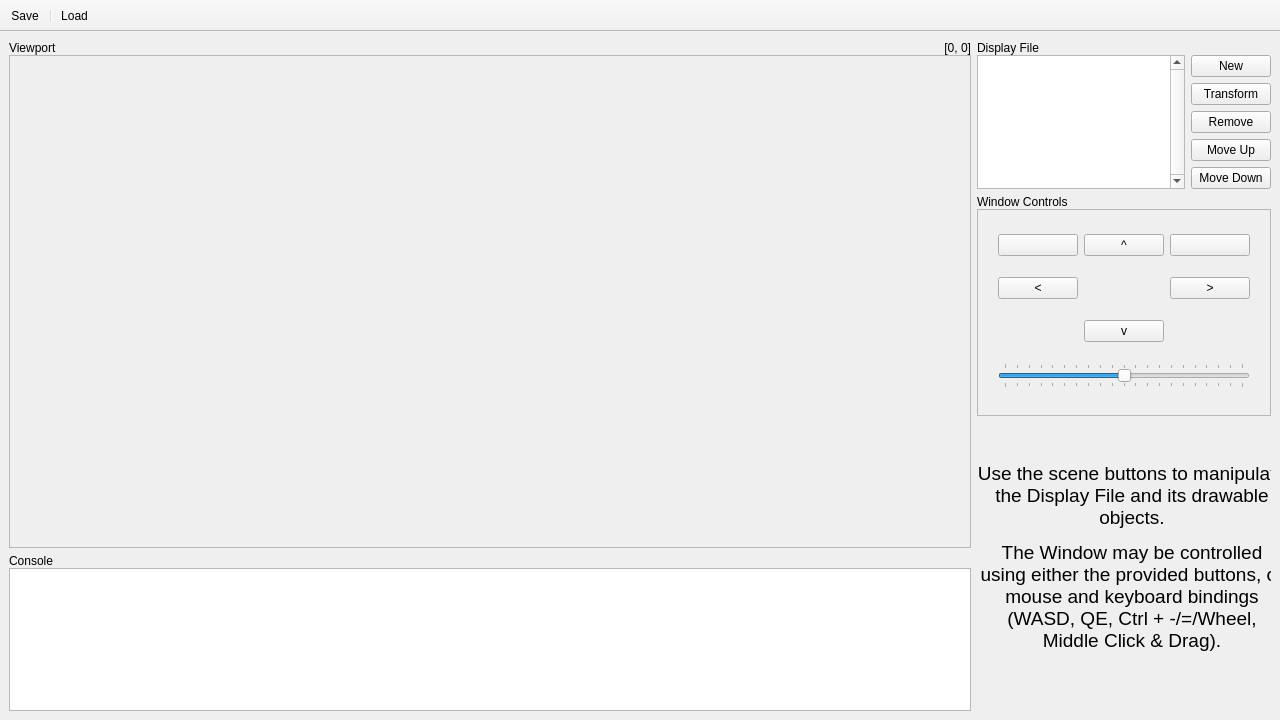
<?xml version="1.0" encoding="UTF-8"?>
<ui version="4.0">
 <class>MainWindow</class>
 <widget class="QMainWindow" name="MainWindow">
  <property name="enabled">
   <bool>true</bool>
  </property>
  <property name="geometry">
   <rect>
    <x>0</x>
    <y>0</y>
    <width>1280</width>
    <height>720</height>
   </rect>
  </property>
  <property name="windowTitle">
   <string>Interactive Graphical System - INE5420-CG</string>
  </property>
  <widget class="QWidget" name="centralwidget">
   <property name="sizePolicy">
    <sizepolicy hsizetype="Expanding" vsizetype="Expanding">
     <horstretch>1</horstretch>
     <verstretch>1</verstretch>
    </sizepolicy>
   </property>
   <layout class="QGridLayout" name="gridLayout" rowstretch="4,7,4,5" columnstretch="4,1">
    <item row="0" column="1">
     <layout class="QVBoxLayout" name="displayFileLayout" stretch="0,1">
      <property name="spacing">
       <number>0</number>
      </property>
      <item>
       <widget class="QLabel" name="sceneLabel">
        <property name="toolTip">
         <string>Scene</string>
        </property>
        <property name="text">
         <string>Display File</string>
        </property>
       </widget>
      </item>
      <item>
       <layout class="QHBoxLayout" name="scenelLayout" stretch="1,0">
        <property name="spacing">
         <number>6</number>
        </property>
        <item>
         <widget class="QListWidget" name="displayFile">
          <property name="verticalScrollBarPolicy">
           <enum>Qt::ScrollBarAlwaysOn</enum>
          </property>
          <property name="selectionRectVisible">
           <bool>true</bool>
          </property>
          <property name="currentRow">
           <number>-1</number>
          </property>
         </widget>
        </item>
        <item>
         <layout class="QVBoxLayout" name="actionsLayout">
          <item>
           <widget class="QPushButton" name="newButton">
            <property name="text">
             <string>New</string>
            </property>
           </widget>
          </item>
          <item>
           <widget class="QPushButton" name="transformButton">
            <property name="text">
             <string>Transform</string>
            </property>
           </widget>
          </item>
          <item>
           <widget class="QPushButton" name="removeButton">
            <property name="text">
             <string>Remove</string>
            </property>
           </widget>
          </item>
          <item>
           <widget class="QPushButton" name="upListButton">
            <property name="text">
             <string>Move Up</string>
            </property>
           </widget>
          </item>
          <item>
           <widget class="QPushButton" name="downListButton">
            <property name="text">
             <string>Move Down</string>
            </property>
           </widget>
          </item>
         </layout>
        </item>
       </layout>
      </item>
     </layout>
    </item>
    <item row="1" column="1">
     <layout class="QVBoxLayout" name="windowLayout" stretch="0,1">
      <property name="spacing">
       <number>0</number>
      </property>
      <item>
       <widget class="QLabel" name="controlLabel">
        <property name="toolTip">
         <string>Camera</string>
        </property>
        <property name="text">
         <string>Window Controls</string>
        </property>
       </widget>
      </item>
      <item>
       <widget class="QFrame" name="controlFrame">
        <property name="frameShape">
         <enum>QFrame::StyledPanel</enum>
        </property>
        <property name="frameShadow">
         <enum>QFrame::Sunken</enum>
        </property>
        <layout class="QGridLayout" name="controlLayout" rowstretch="0,0,0,1">
         <property name="leftMargin">
          <number>20</number>
         </property>
         <property name="rightMargin">
          <number>20</number>
         </property>
         <item row="0" column="1">
          <widget class="QPushButton" name="upBtn">
           <property name="text">
            <string>^</string>
           </property>
           <property name="autoRepeat">
            <bool>true</bool>
           </property>
          </widget>
         </item>
         <item row="1" column="0">
          <widget class="QPushButton" name="leftBtn">
           <property name="text">
            <string notr="true">&lt;</string>
           </property>
           <property name="autoRepeat">
            <bool>true</bool>
           </property>
          </widget>
         </item>
         <item row="1" column="2">
          <widget class="QPushButton" name="rightBtn">
           <property name="text">
            <string notr="true">&gt;</string>
           </property>
           <property name="autoRepeat">
            <bool>true</bool>
           </property>
          </widget>
         </item>
         <item row="2" column="1">
          <widget class="QPushButton" name="downBtn">
           <property name="text">
            <string>v</string>
           </property>
           <property name="autoRepeat">
            <bool>true</bool>
           </property>
          </widget>
         </item>
         <item row="3" column="0" colspan="3">
          <widget class="QSlider" name="zoomSlider">
           <property name="focusPolicy">
            <enum>Qt::WheelFocus</enum>
           </property>
           <property name="minimum">
            <number>0</number>
           </property>
           <property name="maximum">
            <number>100</number>
           </property>
           <property name="value">
            <number>50</number>
           </property>
           <property name="orientation">
            <enum>Qt::Horizontal</enum>
           </property>
           <property name="tickPosition">
            <enum>QSlider::TicksBothSides</enum>
           </property>
           <property name="tickInterval">
            <number>5</number>
           </property>
          </widget>
         </item>
         <item row="0" column="2">
          <widget class="QPushButton" name="tiltRightBtn">
           <property name="text">
            <string/>
           </property>
           <property name="icon">
            <iconset theme="object-rotate-right">
             <normaloff>.</normaloff>.</iconset>
           </property>
           <property name="autoRepeat">
            <bool>true</bool>
           </property>
          </widget>
         </item>
         <item row="0" column="0">
          <widget class="QPushButton" name="tiltLeftBtn">
           <property name="text">
            <string/>
           </property>
           <property name="icon">
            <iconset theme="object-rotate-left">
             <normaloff>.</normaloff>.</iconset>
           </property>
           <property name="autoRepeat">
            <bool>true</bool>
           </property>
          </widget>
         </item>
        </layout>
       </widget>
      </item>
     </layout>
    </item>
    <item row="0" column="0" rowspan="3">
     <layout class="QGridLayout" name="viewportLayout" rowstretch="0,1">
      <property name="horizontalSpacing">
       <number>2</number>
      </property>
      <property name="verticalSpacing">
       <number>0</number>
      </property>
      <item row="0" column="0">
       <widget class="QLabel" name="viewportLabel">
        <property name="text">
         <string notr="true">Viewport</string>
        </property>
       </widget>
      </item>
      <item row="0" column="1">
       <widget class="QLabel" name="eyePositionLabel">
        <property name="text">
         <string notr="true">[0, 0]</string>
        </property>
        <property name="alignment">
         <set>Qt::AlignRight|Qt::AlignTrailing|Qt::AlignVCenter</set>
        </property>
       </widget>
      </item>
      <item row="1" column="0" colspan="2">
       <widget class="QFrame" name="canvasFrame">
        <property name="sizePolicy">
         <sizepolicy hsizetype="MinimumExpanding" vsizetype="MinimumExpanding">
          <horstretch>1</horstretch>
          <verstretch>1</verstretch>
         </sizepolicy>
        </property>
        <property name="minimumSize">
         <size>
          <width>200</width>
          <height>150</height>
         </size>
        </property>
        <property name="frameShape">
         <enum>QFrame::StyledPanel</enum>
        </property>
        <property name="frameShadow">
         <enum>QFrame::Sunken</enum>
        </property>
        <layout class="QGridLayout" name="gridLayout_3">
         <property name="leftMargin">
          <number>0</number>
         </property>
         <property name="topMargin">
          <number>0</number>
         </property>
         <property name="rightMargin">
          <number>0</number>
         </property>
         <property name="bottomMargin">
          <number>0</number>
         </property>
        </layout>
       </widget>
      </item>
     </layout>
    </item>
    <item row="3" column="0">
     <layout class="QVBoxLayout" name="consoleLayout" stretch="0,1">
      <property name="spacing">
       <number>0</number>
      </property>
      <item>
       <widget class="QLabel" name="consoleLabel">
        <property name="text">
         <string notr="true">Console</string>
        </property>
       </widget>
      </item>
      <item>
       <widget class="QTextBrowser" name="consoleArea">
        <property name="openLinks">
         <bool>false</bool>
        </property>
       </widget>
      </item>
     </layout>
    </item>
    <item row="2" column="1" rowspan="2">
     <widget class="QStackedWidget" name="componentWidget">
      <property name="currentIndex">
       <number>0</number>
      </property>
      <widget class="QWidget" name="emptyPage">
       <widget class="QLabel" name="instructionsLabel">
        <property name="geometry">
         <rect>
          <x>0</x>
          <y>0</y>
          <width>310</width>
          <height>271</height>
         </rect>
        </property>
        <property name="font">
         <font>
          <pointsize>14</pointsize>
         </font>
        </property>
        <property name="text">
         <string>&lt;html&gt;&lt;head/&gt;&lt;body&gt;&lt;p&gt;Use the scene buttons to manipulate the Display File and its drawable objects.&lt;/p&gt;&lt;p&gt;The Window may be controlled using either the provided buttons, or mouse and keyboard bindings (WASD, QE, Ctrl + -/=/Wheel, Middle Click &amp;amp; Drag).&lt;/p&gt;&lt;/body&gt;&lt;/html&gt;</string>
        </property>
        <property name="alignment">
         <set>Qt::AlignCenter</set>
        </property>
        <property name="wordWrap">
         <bool>true</bool>
        </property>
        <property name="margin">
         <number>4</number>
        </property>
       </widget>
      </widget>
      <widget class="QWidget" name="objectPage">
       <layout class="QVBoxLayout" name="objectLayout" stretch="0,1">
        <property name="spacing">
         <number>0</number>
        </property>
        <property name="leftMargin">
         <number>0</number>
        </property>
        <property name="topMargin">
         <number>0</number>
        </property>
        <property name="rightMargin">
         <number>0</number>
        </property>
        <property name="bottomMargin">
         <number>0</number>
        </property>
        <item>
         <widget class="QLabel" name="objectLabel">
          <property name="text">
           <string>Object</string>
          </property>
         </widget>
        </item>
        <item>
         <widget class="QScrollArea" name="objectArea">
          <property name="enabled">
           <bool>true</bool>
          </property>
          <property name="widgetResizable">
           <bool>true</bool>
          </property>
          <widget class="QWidget" name="scrollAreaWidgetContents">
           <property name="geometry">
            <rect>
             <x>0</x>
             <y>0</y>
             <width>306</width>
             <height>226</height>
            </rect>
           </property>
           <layout class="QVBoxLayout" name="verticalLayout" stretch="0,0">
            <property name="topMargin">
             <number>5</number>
            </property>
            <item>
             <layout class="QFormLayout" name="formLayout">
              <property name="formAlignment">
               <set>Qt::AlignHCenter|Qt::AlignTop</set>
              </property>
              <item row="0" column="0">
               <widget class="QLabel" name="nameLabel">
                <property name="font">
                 <font>
                  <pointsize>12</pointsize>
                 </font>
                </property>
                <property name="text">
                 <string>Name:</string>
                </property>
               </widget>
              </item>
              <item row="0" column="1">
               <widget class="QLineEdit" name="nameEdit">
                <property name="clearButtonEnabled">
                 <bool>true</bool>
                </property>
               </widget>
              </item>
              <item row="2" column="1">
               <widget class="QComboBox" name="typeBox">
                <property name="currentIndex">
                 <number>-1</number>
                </property>
                <item>
                 <property name="text">
                  <string>Point</string>
                 </property>
                </item>
                <item>
                 <property name="text">
                  <string>Line</string>
                 </property>
                </item>
                <item>
                 <property name="text">
                  <string>Wireframe</string>
                 </property>
                </item>
               </widget>
              </item>
              <item row="1" column="0">
               <widget class="QLabel" name="colorLabel">
                <property name="font">
                 <font>
                  <pointsize>12</pointsize>
                 </font>
                </property>
                <property name="text">
                 <string>Color:</string>
                </property>
               </widget>
              </item>
              <item row="2" column="0">
               <widget class="QLabel" name="typeLabel">
                <property name="font">
                 <font>
                  <pointsize>12</pointsize>
                 </font>
                </property>
                <property name="text">
                 <string>Type:</string>
                </property>
               </widget>
              </item>
              <item row="1" column="1">
               <widget class="QToolButton" name="colorEdit">
                <property name="sizePolicy">
                 <sizepolicy hsizetype="Expanding" vsizetype="Fixed">
                  <horstretch>0</horstretch>
                  <verstretch>0</verstretch>
                 </sizepolicy>
                </property>
                <property name="text">
                 <string>#000000</string>
                </property>
                <property name="icon">
                 <iconset theme="applications-accessories">
                  <normaloff>.</normaloff>.</iconset>
                </property>
                <property name="popupMode">
                 <enum>QToolButton::InstantPopup</enum>
                </property>
                <property name="toolButtonStyle">
                 <enum>Qt::ToolButtonTextBesideIcon</enum>
                </property>
               </widget>
              </item>
             </layout>
            </item>
            <item>
             <widget class="QDialogButtonBox" name="dialogBox">
              <property name="standardButtons">
               <set>QDialogButtonBox::Cancel|QDialogButtonBox::Ok</set>
              </property>
              <property name="centerButtons">
               <bool>true</bool>
              </property>
             </widget>
            </item>
           </layout>
          </widget>
         </widget>
        </item>
       </layout>
      </widget>
      <widget class="QWidget" name="transformPage">
       <widget class="QLabel" name="translateXlabel">
        <property name="geometry">
         <rect>
          <x>95</x>
          <y>15</y>
          <width>16</width>
          <height>21</height>
         </rect>
        </property>
        <property name="font">
         <font>
          <pointsize>12</pointsize>
         </font>
        </property>
        <property name="text">
         <string>X:</string>
        </property>
        <property name="alignment">
         <set>Qt::AlignCenter</set>
        </property>
       </widget>
       <widget class="QLabel" name="angleLabel">
        <property name="geometry">
         <rect>
          <x>15</x>
          <y>75</y>
          <width>66</width>
          <height>21</height>
         </rect>
        </property>
        <property name="font">
         <font>
          <pointsize>12</pointsize>
         </font>
        </property>
        <property name="text">
         <string>Angle: °</string>
        </property>
        <property name="alignment">
         <set>Qt::AlignCenter</set>
        </property>
       </widget>
       <widget class="QLabel" name="rotateLabel">
        <property name="geometry">
         <rect>
          <x>15</x>
          <y>55</y>
          <width>42</width>
          <height>16</height>
         </rect>
        </property>
        <property name="text">
         <string>Rotate</string>
        </property>
       </widget>
       <widget class="QLabel" name="translateYlabel">
        <property name="geometry">
         <rect>
          <x>165</x>
          <y>15</y>
          <width>20</width>
          <height>21</height>
         </rect>
        </property>
        <property name="font">
         <font>
          <pointsize>12</pointsize>
         </font>
        </property>
        <property name="text">
         <string>Y:</string>
        </property>
        <property name="alignment">
         <set>Qt::AlignCenter</set>
        </property>
       </widget>
       <widget class="Line" name="line_1">
        <property name="geometry">
         <rect>
          <x>5</x>
          <y>40</y>
          <width>306</width>
          <height>16</height>
         </rect>
        </property>
        <property name="orientation">
         <enum>Qt::Horizontal</enum>
        </property>
       </widget>
       <widget class="QLineEdit" name="angleInput">
        <property name="geometry">
         <rect>
          <x>80</x>
          <y>75</y>
          <width>40</width>
          <height>21</height>
         </rect>
        </property>
        <property name="inputMethodHints">
         <set>Qt::ImhPreferNumbers</set>
        </property>
        <property name="text">
         <string>0</string>
        </property>
       </widget>
       <widget class="QLabel" name="pivotLabel">
        <property name="geometry">
         <rect>
          <x>130</x>
          <y>70</y>
          <width>50</width>
          <height>26</height>
         </rect>
        </property>
        <property name="font">
         <font>
          <pointsize>12</pointsize>
         </font>
        </property>
        <property name="text">
         <string>Pivot:</string>
        </property>
        <property name="alignment">
         <set>Qt::AlignCenter</set>
        </property>
       </widget>
       <widget class="QLabel" name="transateLabel">
        <property name="geometry">
         <rect>
          <x>15</x>
          <y>10</y>
          <width>60</width>
          <height>16</height>
         </rect>
        </property>
        <property name="text">
         <string>Translate</string>
        </property>
       </widget>
       <widget class="QLineEdit" name="translateXinput">
        <property name="geometry">
         <rect>
          <x>115</x>
          <y>15</y>
          <width>40</width>
          <height>21</height>
         </rect>
        </property>
        <property name="font">
         <font>
          <pointsize>12</pointsize>
         </font>
        </property>
        <property name="inputMethodHints">
         <set>Qt::ImhPreferNumbers</set>
        </property>
        <property name="text">
         <string>0</string>
        </property>
       </widget>
       <widget class="QLabel" name="scaleLabel">
        <property name="geometry">
         <rect>
          <x>15</x>
          <y>150</y>
          <width>42</width>
          <height>16</height>
         </rect>
        </property>
        <property name="text">
         <string>Scale</string>
        </property>
       </widget>
       <widget class="QLineEdit" name="translateYinput">
        <property name="geometry">
         <rect>
          <x>185</x>
          <y>15</y>
          <width>40</width>
          <height>21</height>
         </rect>
        </property>
        <property name="font">
         <font>
          <pointsize>12</pointsize>
         </font>
        </property>
        <property name="inputMethodHints">
         <set>Qt::ImhPreferNumbers</set>
        </property>
        <property name="text">
         <string>0</string>
        </property>
       </widget>
       <widget class="QDialogButtonBox" name="transformConfirm">
        <property name="geometry">
         <rect>
          <x>70</x>
          <y>205</y>
          <width>171</width>
          <height>36</height>
         </rect>
        </property>
        <property name="standardButtons">
         <set>QDialogButtonBox::Cancel|QDialogButtonBox::Ok</set>
        </property>
        <property name="centerButtons">
         <bool>true</bool>
        </property>
       </widget>
       <widget class="Line" name="line_3">
        <property name="geometry">
         <rect>
          <x>5</x>
          <y>185</y>
          <width>306</width>
          <height>16</height>
         </rect>
        </property>
        <property name="orientation">
         <enum>Qt::Horizontal</enum>
        </property>
       </widget>
       <widget class="Line" name="line_2">
        <property name="geometry">
         <rect>
          <x>5</x>
          <y>135</y>
          <width>306</width>
          <height>16</height>
         </rect>
        </property>
        <property name="orientation">
         <enum>Qt::Horizontal</enum>
        </property>
       </widget>
       <widget class="QComboBox" name="pivotSelect">
        <property name="geometry">
         <rect>
          <x>185</x>
          <y>70</y>
          <width>101</width>
          <height>26</height>
         </rect>
        </property>
        <property name="currentIndex">
         <number>0</number>
        </property>
        <item>
         <property name="text">
          <string>Center</string>
         </property>
        </item>
        <item>
         <property name="text">
          <string>Origin</string>
         </property>
        </item>
        <item>
         <property name="text">
          <string>Custom</string>
         </property>
        </item>
       </widget>
       <widget class="QLabel" name="scaleXlabel">
        <property name="geometry">
         <rect>
          <x>95</x>
          <y>155</y>
          <width>16</width>
          <height>21</height>
         </rect>
        </property>
        <property name="font">
         <font>
          <pointsize>12</pointsize>
         </font>
        </property>
        <property name="text">
         <string>X:</string>
        </property>
        <property name="alignment">
         <set>Qt::AlignCenter</set>
        </property>
       </widget>
       <widget class="QLabel" name="scaleYlabel">
        <property name="geometry">
         <rect>
          <x>165</x>
          <y>155</y>
          <width>16</width>
          <height>21</height>
         </rect>
        </property>
        <property name="font">
         <font>
          <pointsize>12</pointsize>
         </font>
        </property>
        <property name="text">
         <string>Y:</string>
        </property>
        <property name="alignment">
         <set>Qt::AlignCenter</set>
        </property>
       </widget>
       <widget class="QLineEdit" name="scaleXinput">
        <property name="geometry">
         <rect>
          <x>115</x>
          <y>155</y>
          <width>40</width>
          <height>21</height>
         </rect>
        </property>
        <property name="font">
         <font>
          <pointsize>12</pointsize>
         </font>
        </property>
        <property name="inputMethodHints">
         <set>Qt::ImhPreferNumbers</set>
        </property>
        <property name="text">
         <string>1</string>
        </property>
       </widget>
       <widget class="QLineEdit" name="scaleYinput">
        <property name="geometry">
         <rect>
          <x>185</x>
          <y>155</y>
          <width>40</width>
          <height>21</height>
         </rect>
        </property>
        <property name="font">
         <font>
          <pointsize>12</pointsize>
         </font>
        </property>
        <property name="inputMethodHints">
         <set>Qt::ImhPreferNumbers</set>
        </property>
        <property name="text">
         <string>1</string>
        </property>
       </widget>
       <widget class="QLabel" name="rotateXLabel">
        <property name="geometry">
         <rect>
          <x>95</x>
          <y>110</y>
          <width>16</width>
          <height>21</height>
         </rect>
        </property>
        <property name="text">
         <string>X:</string>
        </property>
        <property name="alignment">
         <set>Qt::AlignCenter</set>
        </property>
       </widget>
       <widget class="QLabel" name="rotateYLabel">
        <property name="geometry">
         <rect>
          <x>165</x>
          <y>110</y>
          <width>20</width>
          <height>21</height>
         </rect>
        </property>
        <property name="text">
         <string>Y:</string>
        </property>
        <property name="alignment">
         <set>Qt::AlignCenter</set>
        </property>
       </widget>
       <widget class="QLineEdit" name="rotateXInput">
        <property name="enabled">
         <bool>false</bool>
        </property>
        <property name="geometry">
         <rect>
          <x>115</x>
          <y>110</y>
          <width>40</width>
          <height>21</height>
         </rect>
        </property>
        <property name="inputMethodHints">
         <set>Qt::ImhPreferNumbers</set>
        </property>
        <property name="text">
         <string>0</string>
        </property>
       </widget>
       <widget class="QLineEdit" name="rotateYInput">
        <property name="enabled">
         <bool>false</bool>
        </property>
        <property name="geometry">
         <rect>
          <x>185</x>
          <y>110</y>
          <width>40</width>
          <height>21</height>
         </rect>
        </property>
        <property name="inputMethodHints">
         <set>Qt::ImhPreferNumbers</set>
        </property>
        <property name="text">
         <string>0</string>
        </property>
       </widget>
      </widget>
     </widget>
    </item>
   </layout>
  </widget>
  <widget class="QToolBar" name="toolBar">
   <property name="sizePolicy">
    <sizepolicy hsizetype="Expanding" vsizetype="Minimum">
     <horstretch>1</horstretch>
     <verstretch>0</verstretch>
    </sizepolicy>
   </property>
   <property name="minimumSize">
    <size>
     <width>0</width>
     <height>32</height>
    </size>
   </property>
   <property name="movable">
    <bool>false</bool>
   </property>
   <property name="floatable">
    <bool>false</bool>
   </property>
   <attribute name="toolBarArea">
    <enum>TopToolBarArea</enum>
   </attribute>
   <attribute name="toolBarBreak">
    <bool>false</bool>
   </attribute>
   <addaction name="actionSave"/>
   <addaction name="separator"/>
   <addaction name="actionLoad"/>
  </widget>
  <action name="actionSave">
   <property name="text">
    <string>Save</string>
   </property>
  </action>
  <action name="actionLoad">
   <property name="text">
    <string>Load</string>
   </property>
  </action>
 </widget>
 <resources/>
 <connections/>
</ui>
